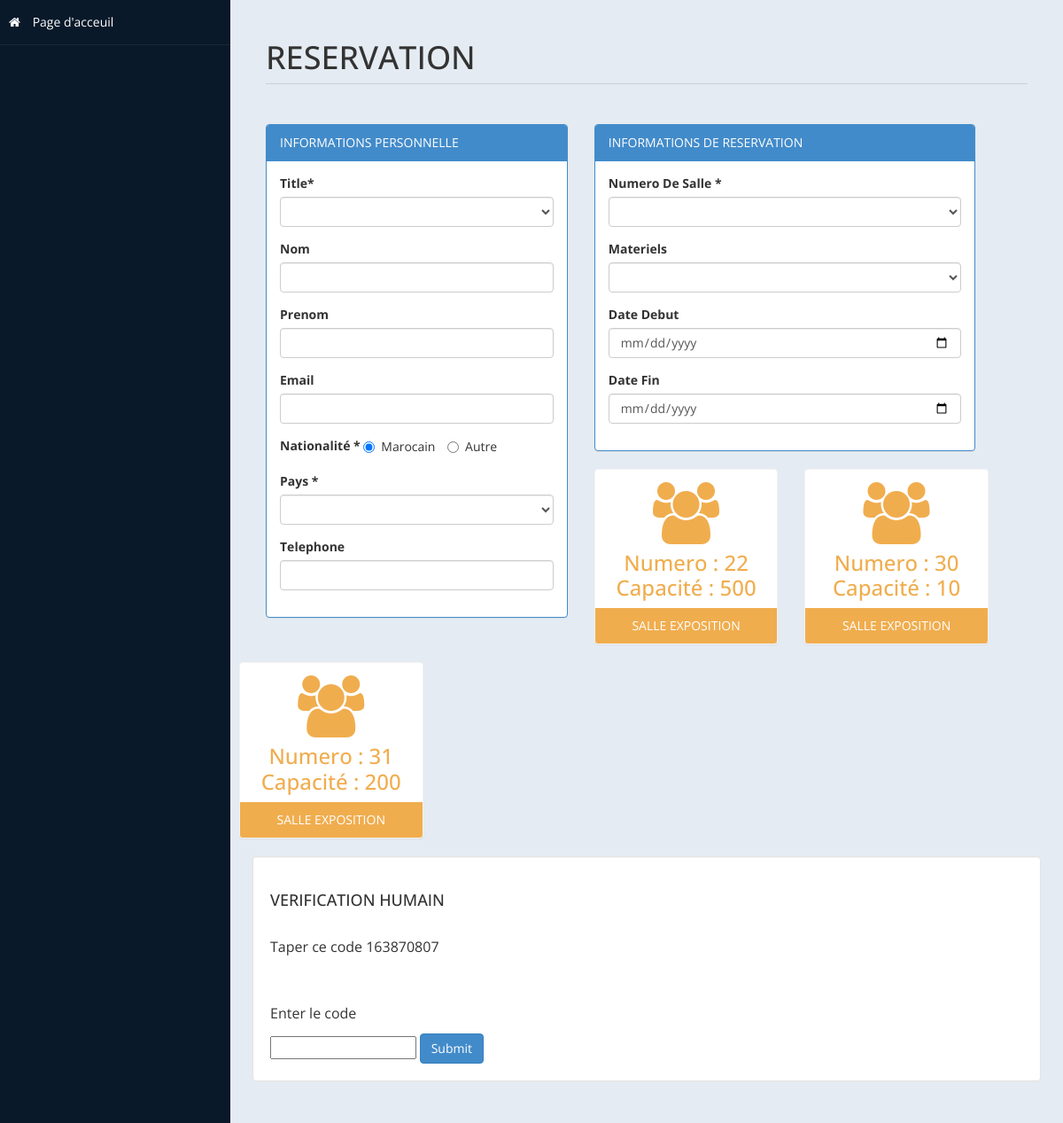
The app's page /admin/reservationshow.php with its own data.
### tables this page shows
CREATE TABLE `room` (
  `id` int(10) UNSIGNED NOT NULL,
  `type` varchar(50) DEFAULT NULL,
  `Capacity` varchar(10) DEFAULT NULL,
  `place` varchar(10) DEFAULT NULL,
  `cusid` int(11) DEFAULT NULL
);

### admin/reservationshow.php (the view, shortened to what this page needs)
<?php
include('db.php');
$rsql ="select id from room where type='SALLE EXPOSITION'";
$rre=mysqli_query($con,$rsql);
?>
<!DOCTYPE html>
<html xmlns="http://www.w3.org/1999/xhtml">
<head>
    <link href="assets/css/bootstrap.css" rel="stylesheet" />
    <link href="assets/css/font-awesome.css" rel="stylesheet" />
    <link href="assets/css/custom-styles.css" rel="stylesheet" />
</head>
<body>
    <div id="wrapper">
        <nav class="navbar-default navbar-side" role="navigation">
            <div class="sidebar-collapse">
                <ul class="nav" id="main-menu">
                    <li>
                        <a  href="../index.php"><i class="fa fa-home"></i> Page d'acceuil</a>
                    </li>
                    </ul>
            </div>
        </nav>
        <div id="page-wrapper" >
            <div id="page-inner">
             <div class="row">
                    <div class="col-md-12">
                        <h1 class="page-header">
                            RESERVATION <small></small>
                        </h1>
                    </div>
                </div>
            <div class="row">
                <div class="col-md-5 col-sm-5">
                    <div class="panel panel-primary">
                        <div class="panel-heading">
                            INFORMATIONS PERSONNELLE
                        </div>
                        <div class="panel-body">
                        <form name="form" method="post">
                            <div class="form-group">
                                            <label>Title*</label>
                                            <select name="title" class="form-control" required >
                                                <option value selected ></option>
                                                <option value="Dr.">Dr.</option>
                                            </select>
                              </div>
                              <div class="form-group">
                                            <label>Nom</label>
                                            <input name="fname" class="form-control" required>
                               </div>
                               <div class="form-group">
                                            <label>Prenom</label>
                                            <input name="lname" class="form-control" required>
                               </div>
                               <div class="form-group">
                                            <label>Email</label>
                                            <input name="email" type="email" class="form-control" required>
                               </div>
                               <div class="form-group">
                                            <label>Nationalité * </label>
                                            <label class="radio-inline">
                                                <input type="radio" name="nation"  value="Moroccan" checked="">Marocain
                                            </label>
                                            <label class="radio-inline">
                                                <input type="radio" name="nation"  value="Non Moroccan">Autre
                                            </label>
                                </div>
                                <div class="form-group">
                                            <label>Pays * </label>
                                            <select name="country" class="form-control" required>
                                                <option value selected ></option>
                                                <?php
                                                foreach($countries as $key => $value):
                                                echo '<option value="'.$value.'">'.$value.'</option>';
                                                endforeach;
                                                ?>
                                            </select>
                                </div>
                                <div class="form-group">
                                            <label>Telephone</label>
                                            <input name="phone" type ="text" class="form-control" required>
                               </div>
                        </div>
                    </div>
                </div>
            <div class="row">
                <div class="col-md-6 col-sm-6">
                    <div class="panel panel-primary">
                        <div class="panel-heading">
                            INFORMATIONS DE RESERVATION
                        </div>
                        <div class="panel-body">
                              <div class="form-group">
                                            <label>Numero De Salle *</label>
                                            <select name="nroom" class="form-control" required>
                                                <option value selected ></option>
                                                <?php
                                                while($rrow=mysqli_fetch_array($rre))
                                                {
                                                $value = $rrow['id'];
                                                 echo '<option value="'.$value.'">'.$value.'</option>';
                                                }
                                                ?>
                                            </select>
                              </div>
                              <div class="form-group">
                                            <label>Materiels</label>
                                            <select name="Material" class="form-control"required>
                                                <option value selected ></option>
                                                <option value="Sans">Sans</option>
                                            </select>
                              </div>
                              <div class="form-group">
                                            <label>Date Debut</label>
                                            <input name="cin" type ="date" class="form-control">
                               </div>
                               <div class="form-group">
                                            <label>Date Fin</label>
                                            <input name="cout" type ="date" class="form-control">
                               </div>
                       </div>
                    </div>
                </div>
                <?php
                        include ('db.php');
                        $sql = "select * from room where type='SALLE EXPOSITION'";
                        $re = mysqli_query($con,$sql)
                ?>
                <div class="row">
                <?php
                                        while($row= mysqli_fetch_array($re))
                                        {
                                                $id = $row['type'];
                                            if($id == "SALLE DE CONFERENCE")
                                            {
                                                echo"<div class='col-md-3 col-sm-12 col-xs-12'>
                                                    <div class='panel panel-primary text-center no-boder bg-color-blue'>
                                                        <div class='panel-body'>
                                                            <i class='fa fa-users fa-5x'></i>
                                                            <h3>Numero : ".$row['id']."</h3>
                                                            <h3>Capacité : ".$row['Capacity']."</h3>
                                                        </div>
                                                        <div class='panel-footer back-footer-blue'>
                                                            ".$row['type']."
                                                        </div>
                                                    </div>
                                                </div>";
                                            }
                                            else if($id =="SALLE EXPOSITION")
                                            {
                                                echo"<div class='col-md-3 col-sm-12 col-xs-12'>
                                                    <div class='panel panel-primary text-center no-boder bg-color-brown'>
                                                        <div class='panel-body'>
                                                            <i class='fa fa-users fa-5x'></i>
                                                            <h3>Numero : ".$row['id']."</h3>
                                                            <h3>Capacité : ".$row['Capacity']."</h3>
                                                        </div>
                                                        <div class='panel-footer back-footer-brown'>
                                                            ".$row['type']."
                                                        </div>
                                                    </div>
                                                </div>";
                                            }
                                        }
                                    ?>
                </div>
                <div class="col-md-12 col-sm-12">
                    <div class="well">
                        <h4>VERIFICATION HUMAIN</h4>
                        <p>Taper ce code <?php $Random_code=rand(); echo$Random_code; ?> </p><br />
                        <p>Enter le code<br /></p>
                            <input  type="text" name="code1" title="random code" />
                        <input type="submit" name="submit" class="btn btn-primary">
                    </div>
                </div>
            </div>
                </div>
                    </div>
            </div>
        </div>
</body>
</html>

### admin/assets/css/custom-styles.css (style rules this page uses)
body { font-family: 'Open Sans', sans-serif; }
#wrapper { width: 100%; background:#09192A; }
#page-wrapper { padding: 15px 15px; min-height: 600px; background:#E5EBF2; }
#page-inner { width:100%; margin:10px 20px 10px 0px; background-color:transparent; padding:10px; min-height:1200px; }
.text-center { text-align:center; }
.no-boder { border:1px solid #f3f3f3; }
h1, .h1, h2, .h2, h3, .h3 { margin-top: 7px; margin-bottom: -5px; }
h4 { padding-top:10px; }
p { font-size:16px; line-height:25px; padding-top:20px; }
.page-header { padding-bottom: 9px; margin: 10px 0 45px; border-bottom: 1px solid #C7D1DD; }
.jumbotron, .well { background:#fff; }
.bg-color-brown { background-color: #fff; color:#f0ad4e; }
.back-footer-brown { background-color: #f0ad4e; color:#fff; border-top: 0px solid #fff; }
.sidebar-collapse , .sidebar-collapse .nav { background:none; }
.sidebar-collapse .nav { padding:0; }
.sidebar-collapse .nav > li > a { color:#fff; background:transparent; text-shadow:none; }
.sidebar-collapse > .nav > li > a { padding:15px 10px; }
.sidebar-collapse > .nav > li { border-bottom: 1px solid rgba(107, 108, 109, 0.19); }
.navbar-side { border:none; background-color: transparent; }
.navbar-default { border:0px solid black; }
.nav > li > a > i { margin-right:10px; }
@media (min-width:768px) { #page-wrapper { margin: 0 0 0 260px; padding: 15px 30px; min-height: 1200px; } }
@media (min-width:768px) { .navbar-side { z-index: 1; position: absolute; width: 260px; } }

### records on screen
room: id "22", Capacity "500", type "SALLE EXPOSITION"
room: id "30", Capacity "10", type "SALLE EXPOSITION"
room: id "31", Capacity "200", type "SALLE EXPOSITION"
